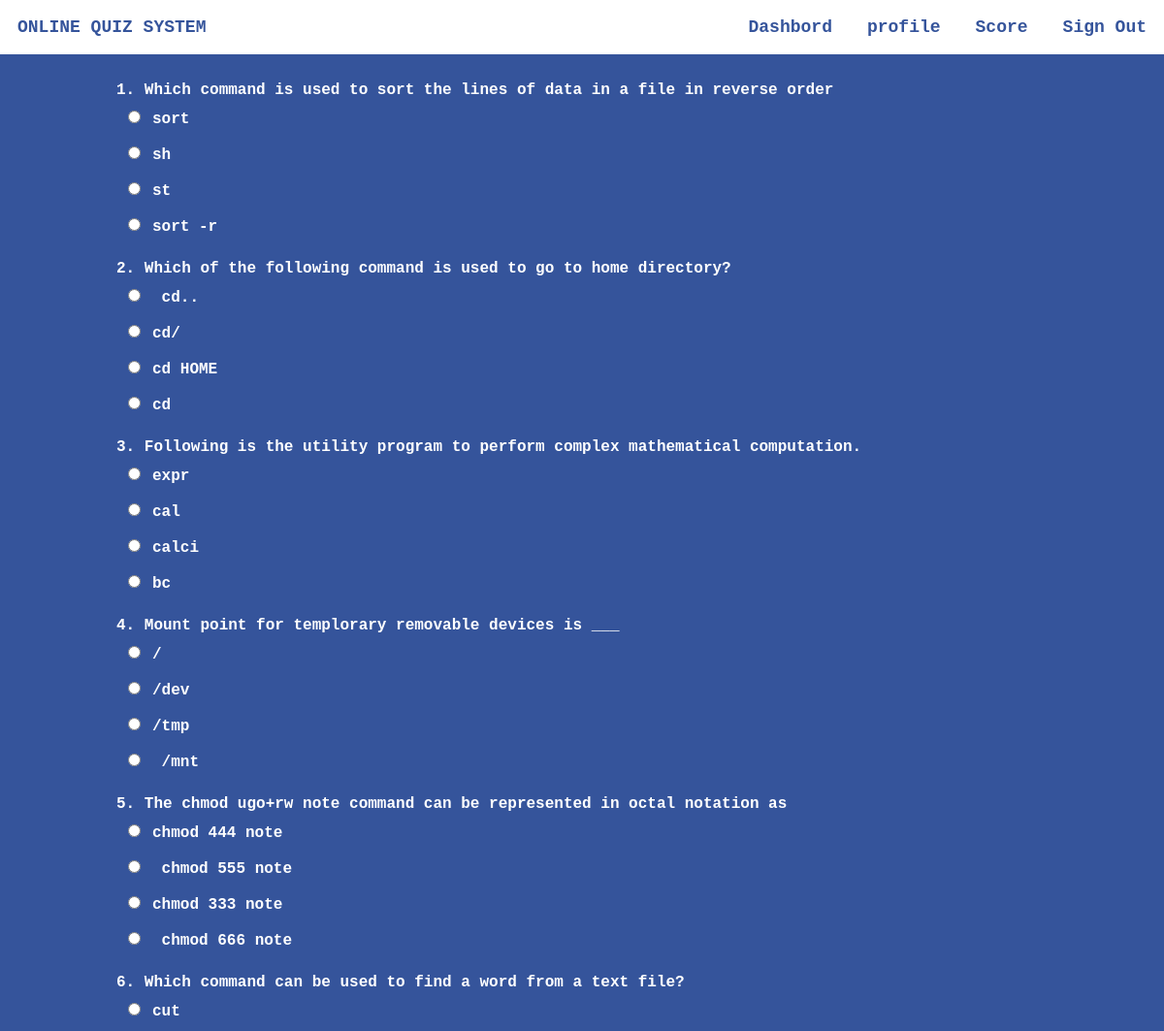
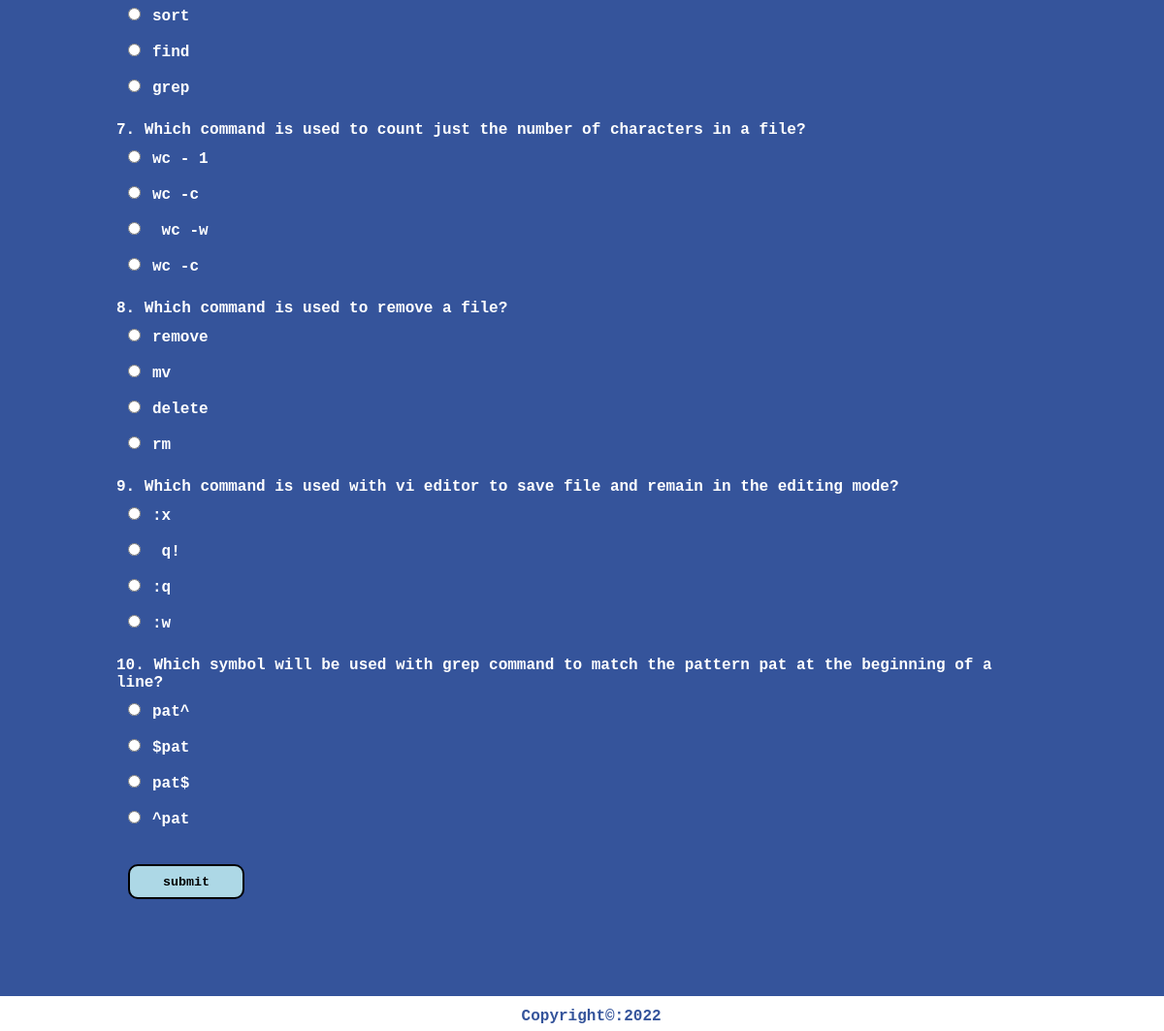
Screenshot of /takeq.php?qid=10 (signed in) with the database file from the repository (2 pictures, top to bottom).
### tables this page shows
CREATE TABLE `questions` (
  `qs` varchar(200) NOT NULL,
  `op1` varchar(30) NOT NULL,
  `op2` varchar(30) NOT NULL,
  `op3` varchar(30) NOT NULL,
  `answer` varchar(30) NOT NULL,
  `quizid` int(11) NOT NULL
);

### takeq.php (the view, shortened to what this page needs)
<html>
<head>
</head>
<?php
require_once 'sql.php';
                $conn = mysqli_connect($host, $user, $ps, $project);if (!$conn) {
    echo "<script>alert(\"Database error retry after some time !\")</script>";
}
?>
<body style="margin: 0 !important;font-weight: bolder !important;font-family: 'Courier New', Courier, monospace;color: #fff">
    <div style="background-color: #35549b;height: auto;">
        <div class="navbar" style="display: inline-flex;width: 100%;color:#35549b;position:fixed;">
            <section style="margin: 1.5vw;">ONLINE QUIZ SYSTEM</section>
            <ul style="display: inline-flex;padding: 0 !important;margin: 0;float: right;right: 0;position: fixed;width: 50vw;">
                <li onclick="dash()">Dashbord</li>
                <li onclick="prof()">profile</li>
                <li onclick="score()">Score</li>
                <li onclick="lo()">Sign Out</li>
            </ul>
        </div><br><br>
        <section style="margin-top: 4vw;width:80vw;margin-left:10vw;margin-right:10vw">
        <?php
        if(isset($_GET["qid"])){
        $qid=$_GET["qid"];
            $sql ="select * from questions where quizid='{$qid}'";
            $res=mysqli_query($conn,$sql);
            if($res)
            {
                if(mysqli_num_rows($res)==0)
                {
                    echo "No questions found under this quiz please come later";
                }else{
                $i=1;
                $j=0;
                echo "<form method=\"POST\">";
                while ($row = mysqli_fetch_assoc($res)) {
                    echo $i.". ".$row["qs"]."<br>";
                    echo "<input type=\"radio\" value=\"".$j."\" name=\"ans".$i.$j."\">".$row["op1"]."<br>";
                    echo "<input type=\"radio\" value=\"".($j+1)."\" name=\"ans".$i.$j."\">".$row["op2"]."<br>";
                    echo "<input type=\"radio\" value=\"".($j+2)."\"name=\"ans".$i.$j."\">".$row["op3"]."<br>";
                    echo "<input type=\"radio\"value=\"".($j+3)."\" name=\"ans".$i.$j."\">".$row["answer"]."<br><br>";
                    $i++;
                }
                echo "<input id=\"btn\" type=\"submit\" name=\"submit\" value=\"submit\"><br><br><br>";
                echo "</form><br><br>";
            }
            }
            else
            {
                echo "error".mysqli_error($conn).".";
            }
     } ?>
        </section>
    </div>
    <?php require("footer.php");?>
</body>
</html>

### takeq.php (style rules this page uses)
li { margin: 1.5vw; }
ul { list-style: none; width: auto !important; }
.navbar { background-color:#fff !important; font-size: 1.5vw; }
input { margin:1vw; }
#btn { height: 3vw;width: 10vw;font-family: 'Courier New', Courier, monospace;font-weight: bolder;border-radius: 10px;border: 2px solid black;background-color: lightblue; }

### rows the page displays
questions: qs "Which command is used to sort the lines of data in a file in reverse order", op1 "sort", op2 "sh", op3 "st", answer "sort -r"
questions: qs "Which of the following command is used to go to home directory?", op1 "cd..", op2 "cd/", op3 "cd HOME", answer "cd"
questions: qs "Following is the utility program to perform complex mathematical computation.", op1 "expr", op2 "cal", op3 "calci", answer "bc"
questions: qs "Mount point for templorary removable devices is ___", op1 "/", op2 "/dev", op3 "/tmp", answer "/mnt"
questions: qs "The chmod ugo+rw note command can be represented in octal notation as", op1 "chmod 444 note", op2 "chmod 555 note", op3 "chmod 333 note", answer "chmod 666 note"
questions: qs "Which command can be used to find a word from a text file?", op1 "cut", op2 "sort", op3 "find", answer "grep"
questions: qs "Which command is used to count just the number of characters in a file?", op1 "wc - 1", op2 "wc -c", op3 "wc -w", answer "wc -c"
questions: qs "Which command is used to remove a file?", op1 "remove", op2 "mv", op3 "delete", answer "rm"
questions: qs "Which command is used with vi editor to save file and remain in the editing mode?", op1 ":x", op2 "q!", op3 ":q", answer ":w"
questions: qs "Which symbol will be used with grep command to match the pattern pat at the beginning of a line?", op1 "pat^", op2 "$pat", op3 "pat$", answer "^pat"
